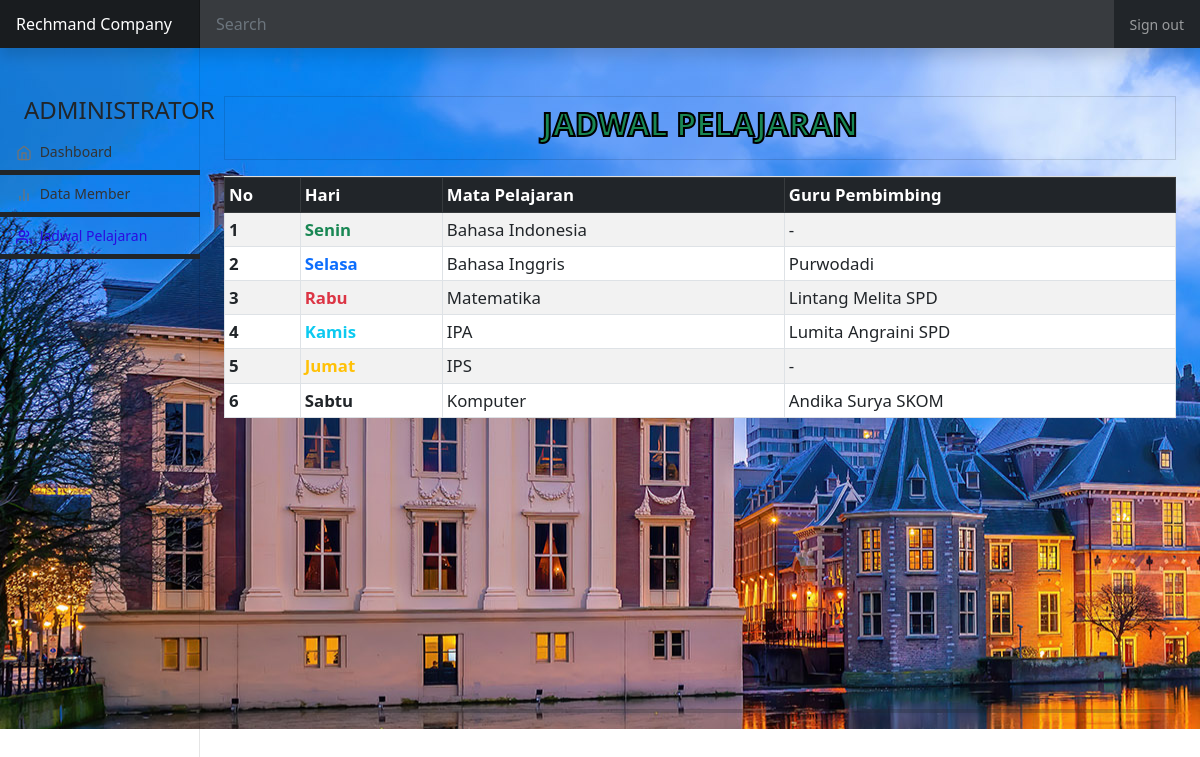
/?mi=jadwal (signed in), run on the app's committed database.
### tables this page shows
CREATE TABLE `jadwal` (
  `jad_id` int(11) NOT NULL,
  `hari` varchar(20) NOT NULL,
  `pembimbing` varchar(30) NOT NULL,
  `mata_pelajaran` varchar(50) NOT NULL
);

CREATE TABLE `user` (
  `id` int(11) NOT NULL,
  `lv` int(6) NOT NULL,
  `us` varchar(30) NOT NULL,
  `pw` varchar(30) NOT NULL,
  `nama` varchar(99) NOT NULL,
  `alamat` varchar(200) NOT NULL,
  `ass` varchar(99) NOT NULL,
  `nom` varchar(20) NOT NULL,
  `nip` int(20) NOT NULL,
  `hari` varchar(20) NOT NULL,
  `tingkat` varchar(11) NOT NULL
);

### jadwal.php (the view, shortened to what this page needs)
<?php
$nama = $_SESSION['id'];
?>
<main class="col-md-9 ms-sm-auto col-lg-10 px-md-4">
    <div class="col">
        <div class="py-3">
        </div>
        <section id="data" class="py-3">
            <div class="list-group-item mb-3 bg-transparent text-center">
                <h2 class="list-inline-item text-success fw-bold text-uppercase" style="-webkit-text-stroke: 2px rgb(0, 0, 0);">Jadwal Pelajaran</h2>
            </div>
            <div class="table-size table-scroll table-responsive">
                <table class="table table-bordered table-hover table-striped table-sm bg-white" style="font-size:larger;">
                    <thead class="table-dark">
                        <tr>
                            <th scope="col">No</th>
                            <th scope="col">Hari</th>
                            <th scope="col">Mata Pelajaran</th>
                            <th scope="col">Guru Pembimbing</th>
                        </tr>
                    </thead>
                    <tbody>
                        <?php
                        $data = mysqli_query($conn, "SELECT * from user where id='$nama'");
                        $info = mysqli_fetch_array($data);
                        $row = mysqli_query($conn, "SELECT j.*,u.nama from jadwal j
                        LEFT JOIN user u on u.hari=j.hari order by jad_id ASC");
                        $no = 1;
                        $dapat = $_GET['data_id'];
                        $s = 1;
                        $warna = [1 => 'text-success', 'text-primary', 'text-danger', 'text-info', 'text-warning', 'text-dark'];
                        foreach ($row as $row_array) { ?>
                            <tr>
                                <td class="fw-bolder text-"><?= $no; ?></td>
                                <td class="fw-bolder <?= $warna[$s] ?>"><?= $row_array['hari']; ?></td>
                                <td><?php
                                    $amb = mysqli_query($conn, "SELECT u.*,m.p1,m.p2,m.p3,m.p4,m.p5,m.p6 from user u
                                LEFT JOIN mapel_data m on m.mapel_id=u.id where m.mapel_id='$dapat'");
                                    $ron = mysqli_fetch_array($amb);
                                    ?>
                                    <?php
                                    $p = "p{$s}";
                                    if ($ron[$p] == 1) {
                                        $ok = $row_array['mata_pelajaran'];
                                        echo "<span style='color:blueviolet; font-weight:bold;'>$ok</span>";
                                    } else {
                                        echo $row_array['mata_pelajaran'];
                                    }
                                    ?>
                                </td>
                                <td class="text-capitalize"><?php if ($row_array['nama'] != null) {
                                        if ($info['nama'] == $row_array['nama']) {
                                            $name = $row_array['nama'];
                                            echo "<span style='color:blueviolet; font-weight:bold;'>$name</span>";
                                        } else {
                                            echo $row_array['nama'];
                                        }
                                    } else {
                                        echo "-";
                                    } ?></td>
                            </tr>
                        <?php $no++;
                            $s++;
                        } ?>
                    </tbody>
                </table>
            </div>
        </section>
        <hr class="garis">
    </div>
</main>

### assets/css/dashboard.css (style rules this page uses)
body { font-size: .875rem; }
.table-size { position: relative; height: 500px; overflow: auto; }
hr.garis { border: 2px solid; border-radius: 5px; }

### data on the page
jadwal: hari "Senin", mata_pelajaran "Bahasa Indonesia"
jadwal: hari "Selasa", mata_pelajaran "Bahasa Inggris", user.nama "Purwodadi"
jadwal: hari "Rabu", mata_pelajaran "Matematika", user.nama "Lintang Melita SPD"
jadwal: hari "Kamis", mata_pelajaran "IPA", user.nama "Lumita Angraini SPD"
jadwal: hari "Jumat", mata_pelajaran "IPS"
jadwal: hari "Sabtu", mata_pelajaran "Komputer", user.nama "Andika Surya SKOM"

### other printed values
$desc "ADMINISTRATOR"
